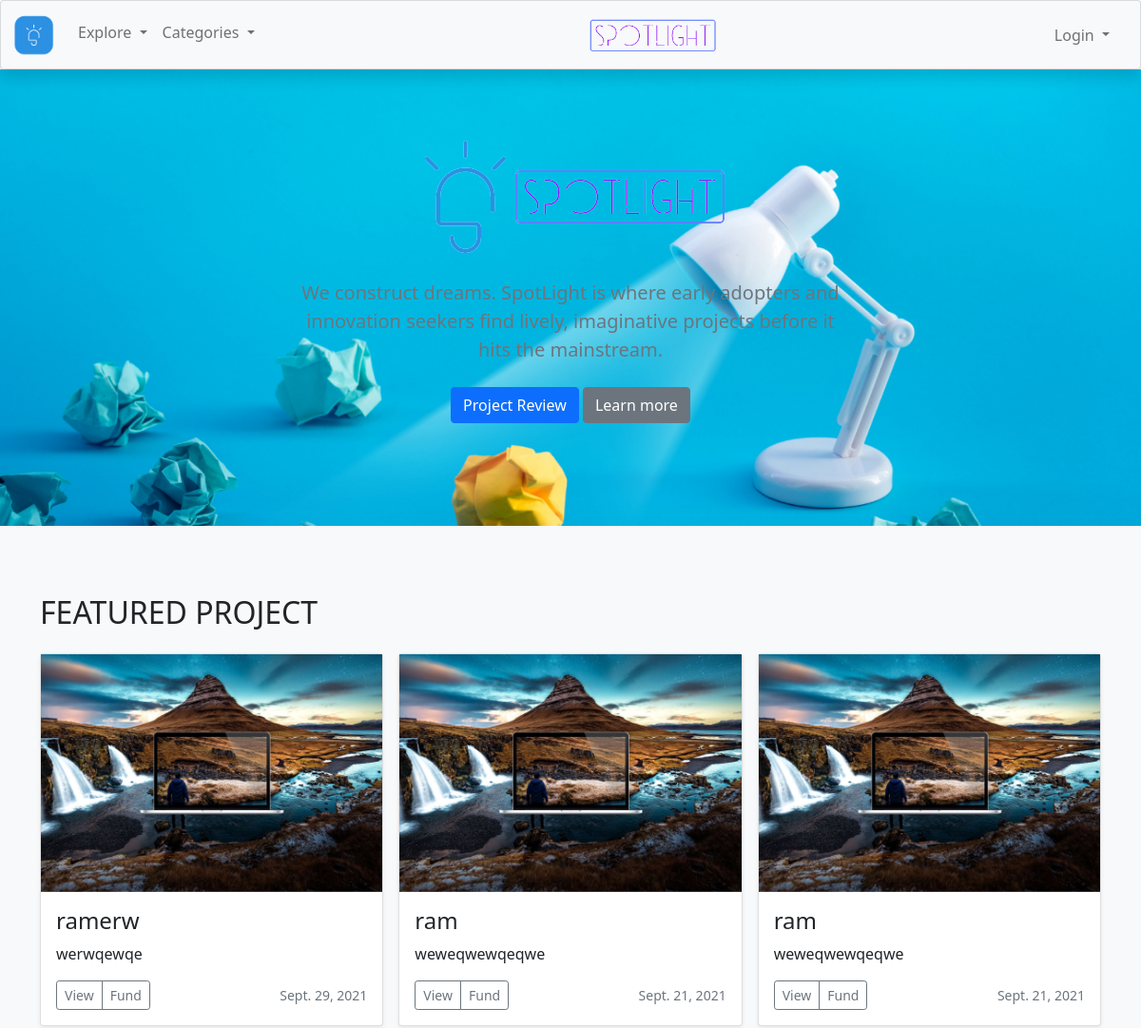
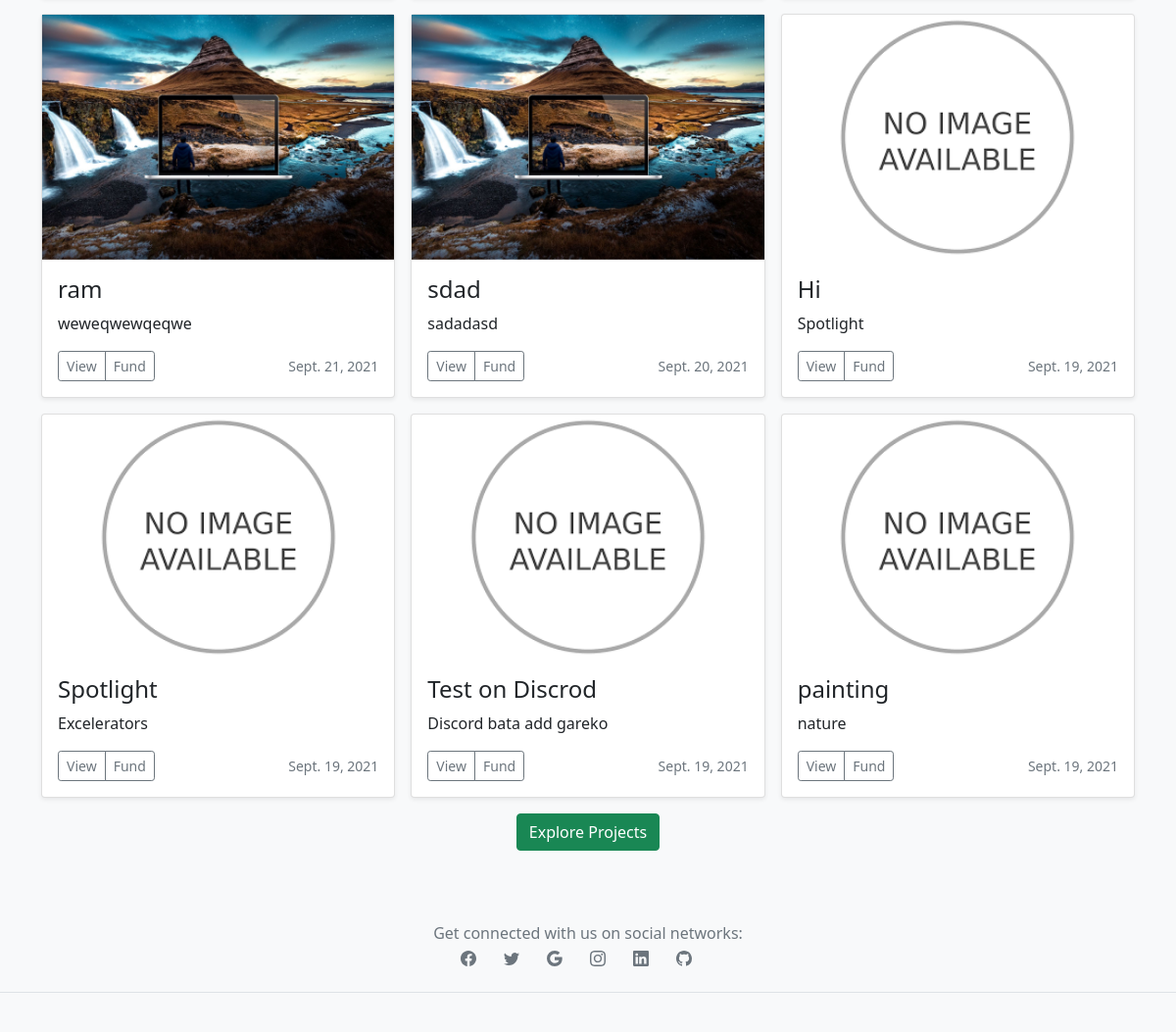
Before: / (upper part) with the older database file (2 pictures, top to bottom).
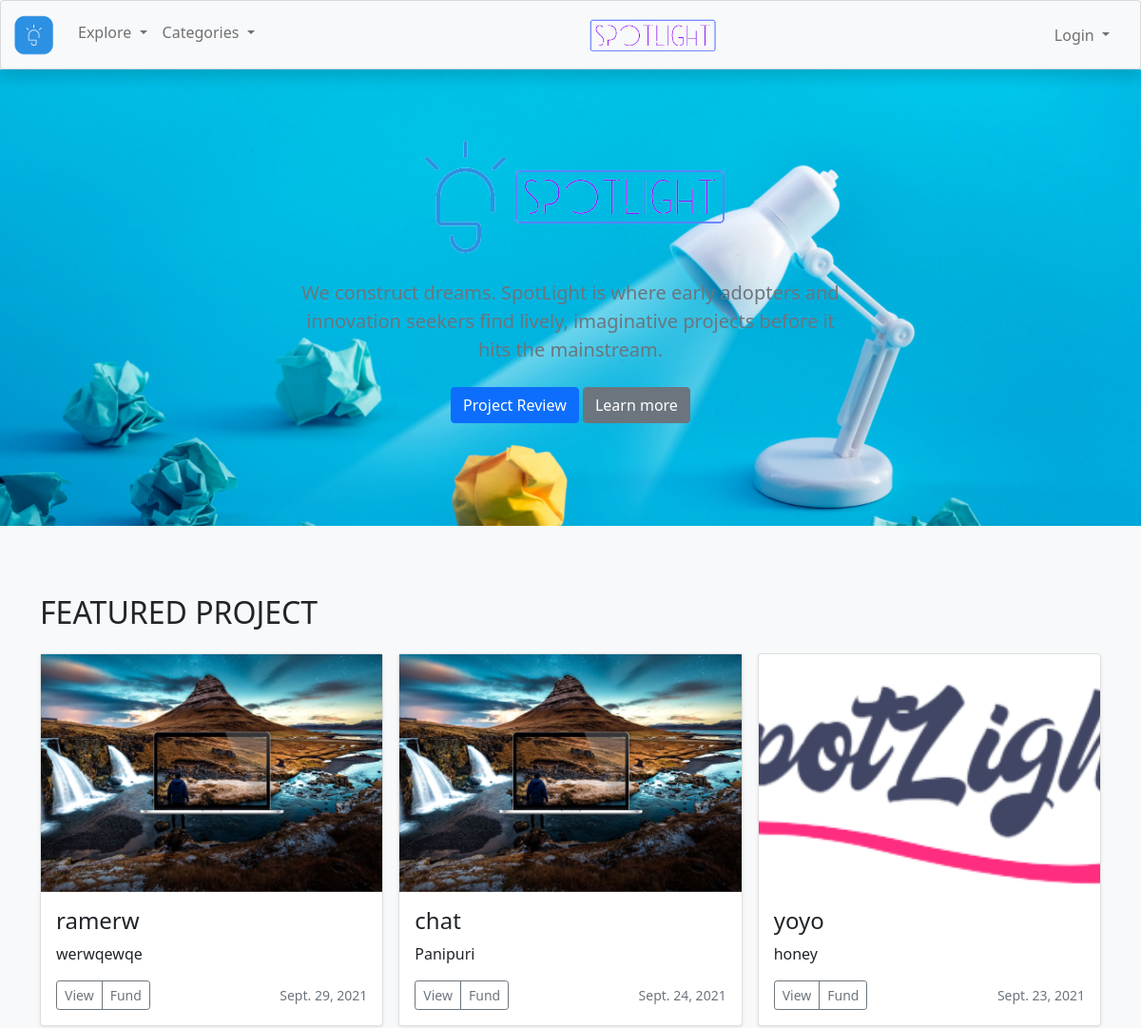
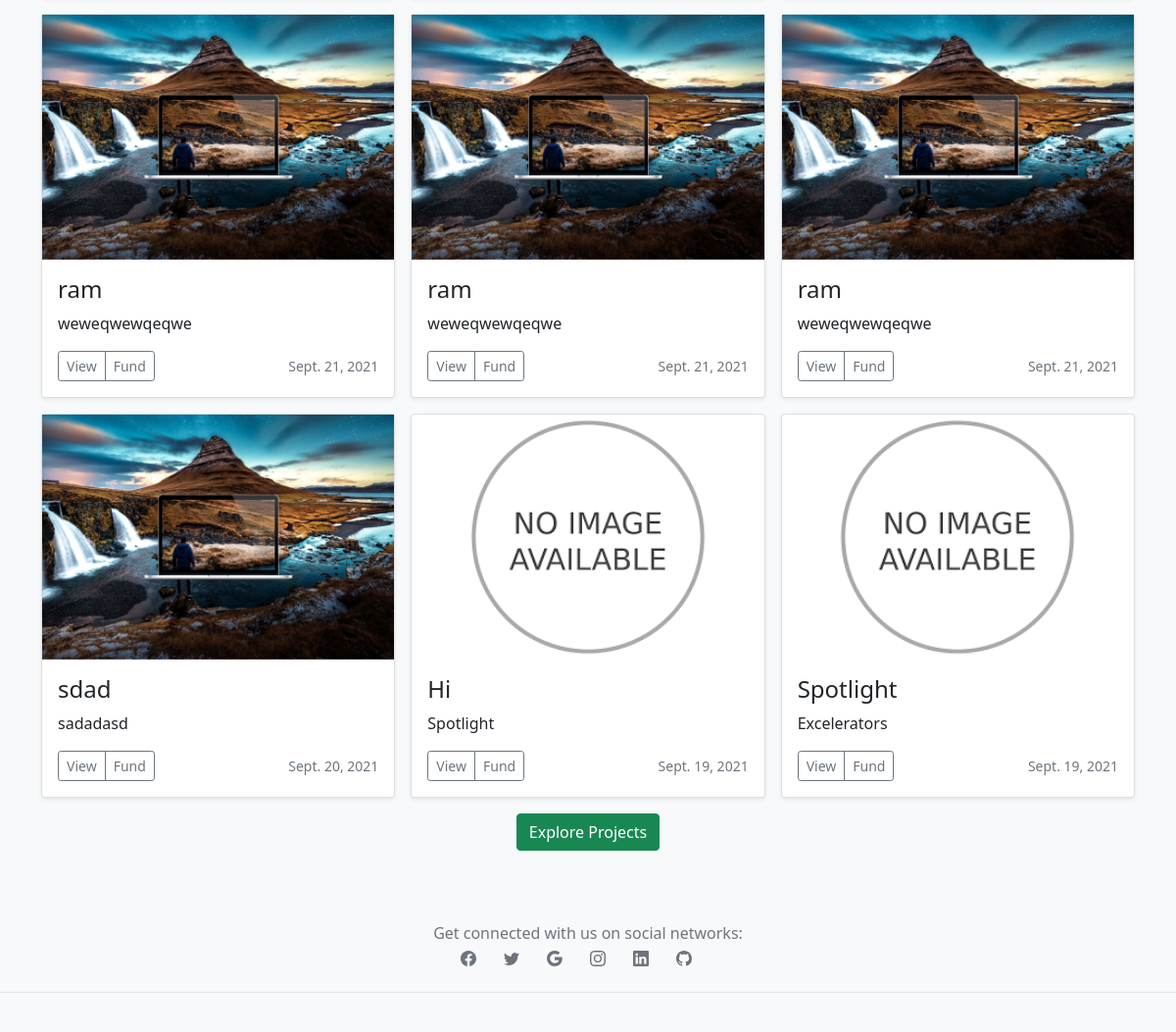
After: the same page with the newer database file (2 pictures, top to bottom).
### creator/models.py (models this page shows)
class creator_Basic(models.Model):
    Author = models.CharField(max_length=25)
    title = models.CharField(max_length=25)
    category = models.CharField(max_length=100)
    reciepient = models.CharField(max_length=100)
    description = models.TextField()
    image = models.ImageField(upload_to='media/static/img')
    FundingGoal = models.IntegerField(default='0')
    pledgeAmount = models.IntegerField(default='0')
    TargetLaunchDate = models.DateField(default=now, blank=True)

### creator/views.py (the view)
# urls.py: path('', views.View_Projects,name= 'home'),
def View_Projects(request):
    data = creator_Basic.objects.all().order_by('-TargetLaunchDate')
    return render(request, "home.html", {"projects": data})

### templates/home.html (shortened to what this page needs)
{% extends 'base.html' %}
{% block content %}
  <section class=" text-center">
    <div style="background-image: url('/static/img/bg_light.png');background-size: cover; height:480px;">
    <div class="row py-lg-5" >
      <div class="col-lg-6 col-md-8 mx-auto" >
        <img src="/static/SpotLight_Logos/logo6.png">
        <p class="lead text-muted">We construct dreams.
        SpotLight is where early adopters and innovation seekers find lively, imaginative projects before it hits the mainstream.</p>
        <p>
          <a href="#" class="btn btn-primary my-2">Project Review</a>
          <a href="#" class="btn btn-secondary my-2">Learn more</a>
        </p>
      </div>
    </div>
  </div>
  </section>
  <div class="album py-5 bg-light">
    <div class="container">
      <div class="text-left my-4">
        <h2>FEATURED PROJECT</h2>
      </div>
      <div class="row row-cols-1 row-cols-sm-2 row-cols-md-3 g-3">
        {% for pr in projects|slice:":9" %}
            <div class="col">
            <div class="card shadow-sm">
              <div class="overflow-hidden container center" style="height: 250px; display: flex; justify-content: center;">
                {% if pr.image %}
                  <img src="{{pr.image.url}}" onerror="this.onerror=null;this.src='static/img/no image.png';">
                {% endif %}
                {% if not pr.image %}
                  <img src="static/img/no image.png">
                {% endif %}
              </div>
              <div class="card-body">
              <h4>{{pr.title}}</h4>
                <p class="card-text">{{pr.description}}</p>
                <div class="d-flex justify-content-between align-items-center">
                  <div class="btn-group">
                    <a href="/creator/project/{{pr.id}}" class="btn btn-sm btn-outline-secondary">
                      View
                    </a>
                    <a href="/investor/checkout/{{pr.id}}" class="btn btn-sm btn-outline-secondary">
                      Fund
                    </a>
                  </div>
                  <small class="text-muted">{{pr.TargetLaunchDate}}</small>
                </div>
              </div>
            </div>
          </div>
        {% endfor %}
      </div>
      <div class="w-100 pt-3 text-center" >
        <a class="btn btn-success" href="/creator/projects">Explore Projects</a>
      </div>
    </div>
  </div>
{% endblock %}

### templates/base.html (shortened to what this page needs)
{% load static %}
<!DOCTYPE html>
<html lang="en">
<head>
    <link rel="stylesheet" href="{% static 'css/bootstrap.css'%}">
    <link href="https://cdn.jsdelivr.net/npm/bootstrap@5.1.1/dist/css/bootstrap.min.css" rel="stylesheet"
>
    <link rel="stylesheet" href="https://cdnjs.cloudflare.com/ajax/libs/font-awesome/6.0.0-beta2/css/all.min.css"
 />
</head>
<body>
    <nav class="navbar navbar-expand-lg navbar-light bg-light card shadow sticky-top">
        <div class="container-fluid" style="display: flex; justify-content: space-around">
            <div class="collapse navbar-collapse" id="navbarSupportedContent">
                <ul class="navbar-nav me-auto mb-2 mb-lg-0">
                    <li class="nav-item">
                        <a class="navbar-brand" href="{% url 'home' %}"><img
                                src="/static/SpotLight_Logos/logo_mini1.png" height="45" class="img-responsive"
                                alt="" /></a>
                    </li>
                    <li class="nav-item dropdown">
                        <a class="nav-link dropdown-toggle" href="#" id="navbarDropdown" role="button"
                            data-bs-toggle="dropdown" aria-expanded="false">
                            Explore
                        </a>
                    </li>
                    <li class="nav-item dropdown">
                        <a class="nav-link dropdown-toggle" href="#" id="navbarDropdown" role="button"
                            data-bs-toggle="dropdown" aria-expanded="false">
                            Categories
                        </a>
                    </li>
                </ul>
            </div>
            <div class="container-fluid" style="display: flex; justify-content: center; padding-left: 25%;">
                <a class="navbar-brand" href="{% url 'home' %}"><img src="/static/SpotLight_Logos/logo_m.png"
                        height="45" class="img-responsive" alt="" /></a>
            </div>
            <div class="container-fluid" style="display: flex; justify-content: flex-end">
                <ul class="navbar-nav">
                    <li class="nav-item dropdown">
                        <a class="nav-link dropdown-toggle" href="#" id="navbarDropdown" role="button"
                            data-bs-toggle="dropdown" aria-expanded="false">
                            {% if not user.is_authenticated %}
                            Login
                            {% endif %}
                        </a>
                    </li>
                </ul>
            </div>
        </div>
    </nav>
    {% block content %}
    {% endblock %}
    <footer class="text-center text-lg-start bg-light text-muted">
        <section class="d-flex justify-content-center justify-content-lg-between p-4 border-bottom">
            <div class="me-5 text-center col-12 d-none d-lg-block">
                <span>Get connected with us on social networks:</span>
                <div>
                    <a href="" class="me-4 text-reset" style="text-decoration: none;">
                    </a>
                    <a href="" class="me-4 text-reset" style="text-decoration: none;">
                    </a>
                    <a href="" class="me-4 text-reset" style="text-decoration: none;">
                    </a>
                    <a href="" class="me-4 text-reset" style="text-decoration: none;">
                    </a>
                    <a href="" class="me-4 text-reset" style="text-decoration: none;">
                    </a>
                    <a href="" class="me-4 text-reset" style="text-decoration: none;">
                    </a>
                </div>
            </div>
        </section>
    </footer>
</body>
</html>

Changed rows visible on the page:
no longer on this page (row unchanged): creator_Basic: title "Test on Discrod", description "Discord bata add gareko", TargetLaunchDate "Sept. 19, 2021"
no longer on this page (row unchanged): creator_Basic: title "painting", description "nature", TargetLaunchDate "Sept. 19, 2021"
added creator_Basic: image (picture), title "chat", description "Panipuri", TargetLaunchDate "Sept. 24, 2021"
added creator_Basic: image (picture), title "yoyo", description "honey", TargetLaunchDate "Sept. 23, 2021"
